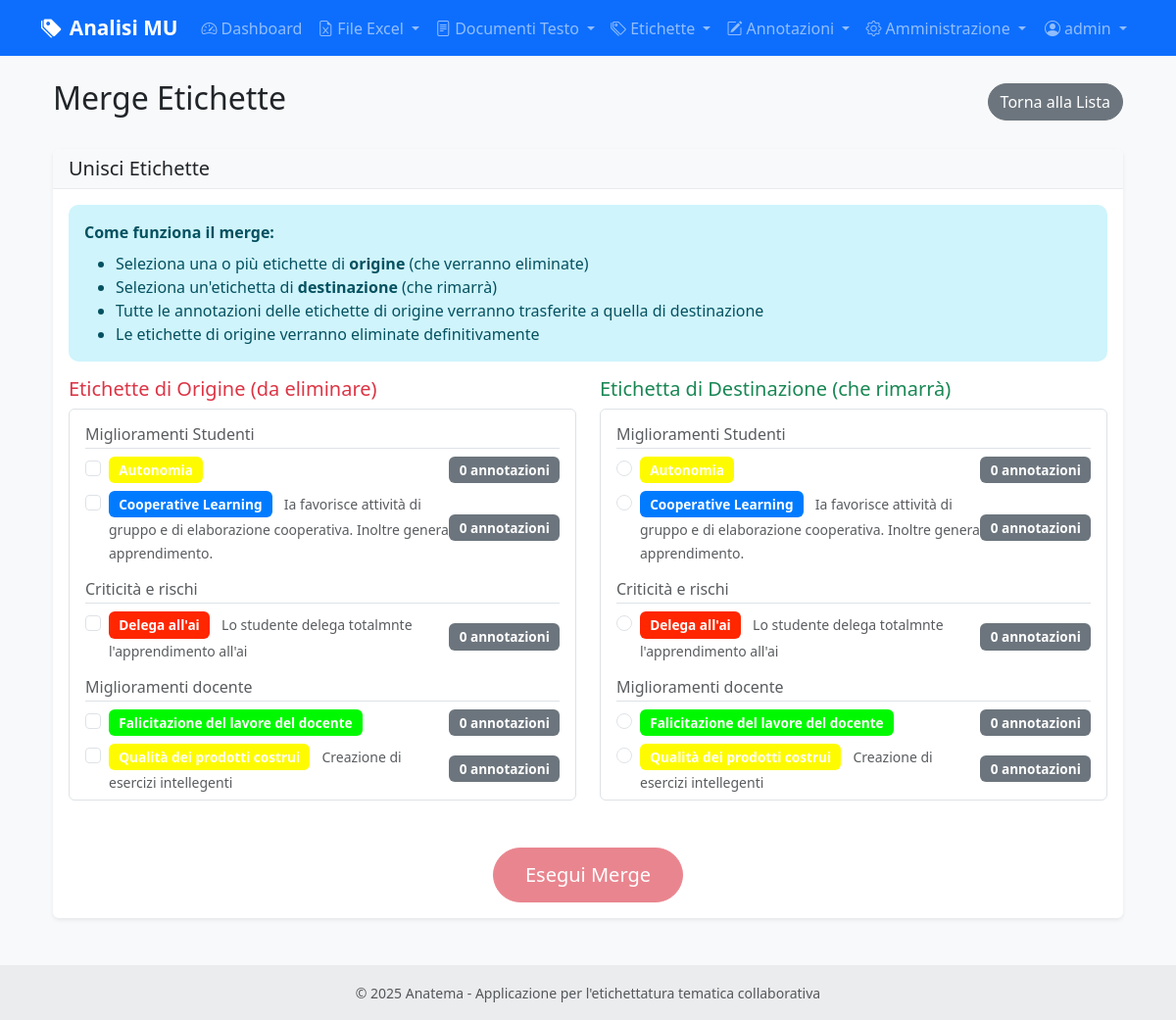
The page /labels/merge (signed in) on the database its author committed.
### models.py (models this page shows, shortened)
class User(UserMixin, db.Model):
    id = db.Column(db.Integer, primary_key=True)
    username = db.Column(db.String(80), unique=True, nullable=False)
    email = db.Column(db.String(120), unique=True, nullable=False)
    password_hash = db.Column(db.String(255), nullable=False)
    role = db.Column(db.String(20), default='annotatore')  # 'amministratore' o 'annotatore'
    is_active = db.Column(db.Boolean, default=True)
    last_login = db.Column(db.DateTime)
    created_at = db.Column(db.DateTime, default=datetime.utcnow)
    updated_at = db.Column(db.DateTime, default=datetime.utcnow, onupdate=datetime.utcnow)
    annotations = db.relationship('CellAnnotation', foreign_keys='CellAnnotation.user_id', backref='user', lazy=True)
    def can_manage_users(self):
        return self.role == 'amministratore'

class Label(db.Model):
    id = db.Column(db.Integer, primary_key=True)
    name = db.Column(db.String(100), nullable=False, unique=True)
    description = db.Column(db.Text)
    category_id = db.Column(db.Integer, db.ForeignKey('category.id'), nullable=True)
    category = db.Column(db.String(50))  # Manteniamo per compatibilità, sarà deprecato
    color = db.Column(db.String(7), default='#007bff')  # Colore HEX
    is_active = db.Column(db.Boolean, default=True)  # Soft delete
    created_at = db.Column(db.DateTime, default=datetime.utcnow)
    updated_at = db.Column(db.DateTime, default=datetime.utcnow, onupdate=datetime.utcnow)
    annotations = db.relationship('CellAnnotation', backref='label', lazy=True, cascade='all, delete-orphan')
    category_obj = db.relationship('Category', foreign_keys=[category_id], back_populates='labels')

class Category(db.Model):
    id = db.Column(db.Integer, primary_key=True)
    name = db.Column(db.String(100), nullable=False, unique=True)
    description = db.Column(db.Text)
    color = db.Column(db.String(7), default='#6c757d')  # Colore HEX
    is_active = db.Column(db.Boolean, default=True)  # Soft delete
    created_at = db.Column(db.DateTime, default=datetime.utcnow)
    updated_at = db.Column(db.DateTime, default=datetime.utcnow, onupdate=datetime.utcnow)
    labels = db.relationship('Label', foreign_keys='Label.category_id', back_populates='category_obj')

### routes/labels.py (the view, shortened to what this page needs)
@labels_bp.route('/merge', methods=['GET', 'POST'])
@login_required
def merge_labels():
    labels = Label.query.options(db.joinedload(Label.category_obj)).order_by(Label.category, Label.name).all()
    labels_by_category = {}
    for label in labels:
        category = label.category_obj.name if label.category_obj else 'Senza categoria'
        if category not in labels_by_category:
            labels_by_category[category] = []
        annotation_count = CellAnnotation.query.filter_by(label_id=label.id).count()
        label_data = {
            'id': label.id,
            'name': label.name,
            'description': label.description,
            'color': label.color,
            'annotation_count': annotation_count
        }
        labels_by_category[category].append(label_data)
    return render_template('labels/merge_labels.html', labels_by_category=labels_by_category)

### templates/labels/merge_labels.html (shortened to what this page needs)
{% extends "base.html" %}
{% block content %}
<div class="container-fluid">
    <div class="row">
        <div class="col-12">
            <div class="d-flex justify-content-between align-items-center mb-4">
                <h2>
                    Merge Etichette
                </h2>
                <a href="{{ url_for('labels.list_labels') }}" class="btn btn-secondary">
                    Torna alla Lista
                </a>
            </div>
            <div class="card">
                <div class="card-header">
                    <h5 class="card-title mb-0">
                        Unisci Etichette
                    </h5>
                </div>
                <div class="card-body">
                    <div class="alert alert-info">
                        <strong>Come funziona il merge:</strong>
                        <ul class="mb-0 mt-2">
                            <li>Seleziona una o più etichette di <strong>origine</strong> (che verranno eliminate)</li>
                            <li>Seleziona un'etichetta di <strong>destinazione</strong> (che rimarrà)</li>
                            <li>Tutte le annotazioni delle etichette di origine verranno trasferite a quella di destinazione</li>
                            <li>Le etichette di origine verranno eliminate definitivamente</li>
                        </ul>
                    </div>
                    <form method="POST">
                        <div class="row">
                            <div class="col-md-6">
                                <h5 class="text-danger">
                                    Etichette di Origine (da eliminare)
                                </h5>
                                <div class="border rounded p-3" style="max-height: 400px; overflow-y: auto;">
                                    {% for category, labels in labels_by_category.items() %}
                                        <div class="mb-3">
                                            <h6 class="text-muted border-bottom pb-1">{{ category }}</h6>
                                            {% for label in labels %}
                                                <div class="form-check mb-2">
                                                    <input class="form-check-input source-label"
                                                           type="checkbox"
                                                           name="source_labels"
                                                           value="{{ label.id }}"
                                                           id="source_{{ label.id }}">
                                                    <label class="form-check-label d-flex justify-content-between align-items-center"
                                                           for="source_{{ label.id }}">
                                                        <span>
                                                            <span class="badge me-2"
                                                                  style="background-color: {{ label.color }}; color: white;">
                                                                {{ label.name }}
                                                            </span>
                                                            <small class="text-muted">{{ label.description }}</small>
                                                        </span>
                                                        <span class="badge bg-secondary">
                                                            {{ label.annotation_count }} annotazioni
                                                        </span>
                                                    </label>
                                                </div>
                                            {% endfor %}
                                        </div>
                                    {% endfor %}
                                </div>
                            </div>
                            <div class="col-md-6">
                                <h5 class="text-success">
                                    Etichetta di Destinazione (che rimarrà)
                                </h5>
                                <div class="border rounded p-3" style="max-height: 400px; overflow-y: auto;">
                                    {% for category, labels in labels_by_category.items() %}
                                        <div class="mb-3">
                                            <h6 class="text-muted border-bottom pb-1">{{ category }}</h6>
                                            {% for label in labels %}
                                                <div class="form-check mb-2">
                                                    <input class="form-check-input target-label"
                                                           type="radio"
                                                           name="target_label"
                                                           value="{{ label.id }}"
                                                           id="target_{{ label.id }}">
                                                    <label class="form-check-label d-flex justify-content-between align-items-center"
                                                           for="target_{{ label.id }}">
                                                        <span>
                                                            <span class="badge me-2"
                                                                  style="background-color: {{ label.color }}; color: white;">
                                                                {{ label.name }}
                                                            </span>
                                                            <small class="text-muted">{{ label.description }}</small>
                                                        </span>
                                                        <span class="badge bg-secondary">
                                                            {{ label.annotation_count }} annotazioni
                                                        </span>
                                                    </label>
                                                </div>
                                            {% endfor %}
                                        </div>
                                    {% endfor %}
                                </div>
                            </div>
                        </div>
                        <div class="text-center mt-4">
                            <button type="submit" class="btn btn-danger btn-lg" id="merge-btn" disabled>
                                Esegui Merge
                            </button>
                        </div>
                    </form>
                </div>
            </div>
        </div>
    </div>
</div>
{% endblock %}

### templates/base.html (shortened to what this page needs)
<!DOCTYPE html>
<html lang="it">
<head>
    <link href="https://cdn.jsdelivr.net/npm/bootstrap@5.3.0/dist/css/bootstrap.min.css" rel="stylesheet">
    <link href="https://cdn.jsdelivr.net/npm/bootstrap-icons@1.10.0/font/bootstrap-icons.css" rel="stylesheet">
    <link href="{{ url_for('static', filename='css/style.css') }}" rel="stylesheet">
</head>
<body>
    <nav class="navbar navbar-expand-lg navbar-dark bg-primary">
        <div class="container">
            <a class="navbar-brand" href="{{ url_for('main.index') }}">
                <i class="bi bi-tags-fill me-2"></i>Analisi MU
            </a>
            <div class="collapse navbar-collapse" id="navbarNav">
                <ul class="navbar-nav me-auto">
                    {% if current_user.is_authenticated %}
                    <li class="nav-item">
                        <a class="nav-link" href="{{ url_for('main.dashboard') }}">
                            <i class="bi bi-speedometer2 me-1"></i>Dashboard
                        </a>
                    </li>
                    <li class="nav-item dropdown">
                        <a class="nav-link dropdown-toggle" href="#" id="excelDropdown" role="button" data-bs-toggle="dropdown">
                            <i class="bi bi-file-earmark-excel me-1"></i>File Excel
                        </a>
                    </li>
                    <li class="nav-item dropdown">
                        <a class="nav-link dropdown-toggle" href="#" id="textDocsDropdown" role="button" data-bs-toggle="dropdown">
                            <i class="bi bi-file-text me-1"></i>Documenti Testo
                        </a>
                    </li>
                    <li class="nav-item dropdown">
                        <a class="nav-link dropdown-toggle" href="#" id="labelsDropdown" role="button" data-bs-toggle="dropdown">
                            <i class="bi bi-tags me-1"></i>Etichette
                        </a>
                    </li>
                    <li class="nav-item dropdown">
                        <a class="nav-link dropdown-toggle" href="#" id="annotationDropdown" role="button" data-bs-toggle="dropdown">
                            <i class="bi bi-pencil-square me-1"></i>Annotazioni
                        </a>
                    </li>
                    {% if current_user.can_manage_users() %}
                    <li class="nav-item dropdown">
                        <a class="nav-link dropdown-toggle" href="#" id="adminDropdown" role="button" data-bs-toggle="dropdown">
                            <i class="bi bi-gear me-1"></i>Amministrazione
                        </a>
                    </li>
                    {% endif %}
                    {% endif %}
                </ul>
                <ul class="navbar-nav">
                    {% if current_user.is_authenticated %}
                    <li class="nav-item dropdown">
                        <a class="nav-link dropdown-toggle" href="#" id="userDropdown" role="button" data-bs-toggle="dropdown">
                            <i class="bi bi-person-circle me-1"></i>{{ current_user.username }}
                        </a>
                    </li>
                    {% endif %}
                </ul>
            </div>
        </div>
    </nav>
    <main class="container my-4">
        {% block content %}{% endblock %}
    </main>
    <footer class="bg-light text-center text-lg-start mt-5">
        <div class="text-center p-3" style="background-color: rgba(0, 0, 0, 0.05);">
            <small class="text-muted">
                © 2025 Anatema - Applicazione per l'etichettatura tematica collaborativa
            </small>
        </div>
    </footer>
</body>
</html>

### static/css/style.css (style rules this page uses)
:root { --primary-color: #007bff; --success-color: #28a745; --warning-color: #ffc107; --danger-color: #dc3545; --info-color: #17a2b8; --light-color: #f8f9fa; --dark-color: #343a40; }
body { font-family: 'Segoe UI', Tahoma, Geneva, Verdana, sans-serif; background-color: #f8f9fa; }
.navbar-brand { font-weight: 600; font-size: 1.3rem; }
.card { border: none; box-shadow: 0 0.125rem 0.25rem rgba(0, 0, 0, 0.075); transition: box-shadow 0.15s ease-in-out; }
.card-header { background-color: #f8f9fa; border-bottom: 1px solid #e9ecef; font-weight: 600; }
.btn { border-radius: 50px; font-weight: 500; transition: all 0.2s ease; }
.btn-lg { border-radius: 50px; padding: 0.75rem 2rem; }
.btn:disabled { opacity: 0.6; cursor: not-allowed; }
.alert { border: none; border-radius: 10px; }
.badge { font-size: 0.85em; padding: 0.5em 0.75em; }

### rows shown on the page
User: username "admin"
Label: name "Miglioramenti Studenti", name "Autonomia", annotation_count "0"
Label: name "Cooperative Learning", description "Ia favorisce attività di gruppo e di elaborazione cooperativa. Inoltre genera apprendimento.", annotation_count "0"
Label: name "Criticità e rischi", name "Delega all'ai", description "Lo studente delega totalmnte l'apprendimento all'ai", annotation_count "0"
Label: name "Miglioramenti docente", name "Falicitazione del lavore del docente", annotation_count "0"
Label: name "Qualità dei prodotti costrui", description "Creazione di esercizi intellegenti", annotation_count "0"
